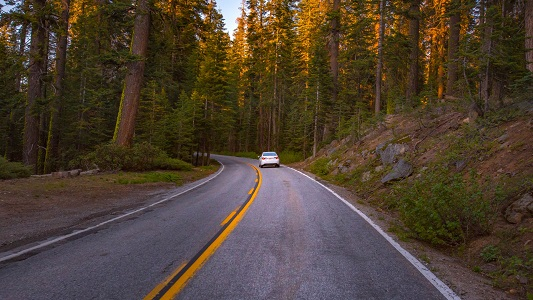
//> input picture raspberry/road.jpg, 533 x 300 px, given in place of the camera
$ ./main   (built with g++ and OpenCV 4)
//> lines starting //> are read from the running program, lines starting //| are printed output that depends on the picture; after the words box and inside, x2 and y2 are one past the last pixel; in counts of white or black regions, pixels touching at a corner belong together
#include <opencv2/core.hpp>
#include <opencv2/opencv.hpp>
#include <opencv2/imgproc.hpp>
#include <opencv2/videoio.hpp>
#include <opencv2/highgui.hpp>
#include <iostream>
#include <stdio.h>
#include <time.h>
#include <math.h>

#include "liaison.h"

using namespace cv;
using namespace std;

void LineAlignement(int event, int x, int y, int flags, void* userdata);
void RegionOfInterest(int event, int x, int y, int flags, void* userdata);
void polyfit(const Mat& src_x, const Mat& src_y, Mat& dst, int order);

#define THICK 1
#define DEBUG 1

// Warping
int i = 0; // indice du point de warping
int warp_factor = 1; // facteur d'agrandissement en y
vector<Point2f> pts_src; // point sur l'image raw pour warping
vector<Point2f> pts_dst; // point transformes sur l'image warp
Mat h, hinv; // matrice de passage raw -> warp et warp -> raw

// Region of interest
Rect myROI(195, 11, 181, 281); // region traitee
Point point1, point2; // utilises pour la definition de cette region
int drag = 0;
int select_flag = 0;

// Sobel
int scale = 2; // facteur pour "boost" l'intensite
int delta = 0;
int ddepth = CV_16S;
int threshold_sobel = 58; // filtre

// Sliding windows
int n_win = 12; // nombre de fenetres
int win_width = 25; // largeur en px d'une fenetre
int min_points = 0; // nombre minimum de points dans la fenetre
int degre = 2; // degre du polynome pour relier x = f(y)
struct Window{
  // Coordonnes de la ligne
  Point2f lane;
  // Region de recherche
  Rect rect;
  // Il y a t il assez de points dans la region ?
  bool detected;
};

// PID
int posy;
int posx;
double curr_error = 0.0;
double prev_error = 0.0;
double kp = 1.0;
double ki = 0.0;
double kd = 0.0;
int dir = 0;
int pwr = 0;

// images pour traitement
Mat raw, warp, crop, gray, sobel, slid, warpback;

int main(int argc, char** argv)
{
  setUseOptimized(1);
  // if (Liaison_Initialize() == 1){
  //   return 1;
  // }

	Mat grad_x; // derivee de l'intensite selon x

	// Filtre de sobel
	double vmin, vmax;

	// Sliding windows
	Mat roi;
	int xc, sumxi, sumi, n;

	// Loops
	int c, nw, r, s;

	// Temps d'execution
	double start,stop, dt;

	//--- Initialisation de la camera et lecture d'une frame
  VideoCapture cap;
	if (argc == 1) {
    int apiID = CAP_ANY;
    for (int deviceID = 1; deviceID < 10; deviceID++) {
      cap.open(deviceID + apiID);
      if (cap.isOpened()) {
        break;
      }
    }
		//Definition de la resolution
		cap.set(CAP_PROP_FRAME_WIDTH,  320);
		cap.set(CAP_PROP_FRAME_HEIGHT, 240);
		cap >> raw;
//> raw is the input picture: 300 rows x 533 cols, CV_8UC3; mean B, G, R 49.8, 64.4, 78.3
	}
	else{
		raw = imread(argv[1], IMREAD_COLOR);
	}

	// Calculate Homography
	pts_src.push_back(Point2f(167, 297));
	pts_src.push_back(Point2f(246, 208));
	pts_src.push_back(Point2f(457, 299));
	pts_src.push_back(Point2f(357, 209));

  // Perspective transformee : Lignes deviennent verticales
	pts_dst.push_back(Point2f(pts_src.at(1).x, 0));
	pts_dst.push_back(Point2f(pts_src.at(1).x, 0));
	pts_dst.push_back(Point2f(pts_src.at(3).x, 0));
	pts_dst.push_back(Point2f(pts_src.at(3).x, 0));

	// Application du facteur sur y pour augmenter la hauteur du warp
	pts_dst.at(0).y = warp_factor*raw.rows;
	pts_dst.at(2).y = warp_factor*raw.rows;
	pts_dst.at(1).y = warp_factor*raw.rows*1/2;
	pts_dst.at(3).y = warp_factor*raw.rows*1/2;

	// Calcul des matrices de passage
	h    = findHomography(pts_src, pts_dst);
	hinv = findHomography(pts_dst, pts_src);

  // Creation des fenetres
	namedWindow("Raw", WINDOW_NORMAL);
	namedWindow("Warp", WINDOW_NORMAL);
	namedWindow("Sliding window", WINDOW_NORMAL);

  // Redimensionnement
	resizeWindow("Raw", 640, 480);
	resizeWindow("Warp", 640, warp_factor * 480);
	resizeWindow("Sliding window", 640, warp_factor * 480);

  // Definition des points de bases du PID
	// posx = 177;
	// posy = 74;
	posx = raw.cols/2;
//> posx = 266
	posy = raw.rows/2;
//> posy = 150

	// Debut du traitement temps reel
	cout << "Debut de capture" << endl;
	for(;;)	{

    //Recuperation d'une frame
		cap >> raw;
		if (argc == 1)
			cap >> raw;
		else
			raw = imread(argv[1], IMREAD_COLOR);

		// Verification d'une image non vide
		if (raw.empty()) {
			cerr << "Image vide\n";
			return -1;
		}

    // Calcul du temps d'execution
    start = getTickCount();

		// TRANSFORMATION DE L'IMAGE
    warpPerspective(raw, warp, h, Size(raw.cols, warp_factor * raw.rows));
		line(raw,  Point(pts_src.at(0)), Point(pts_src.at(1)), Scalar(255,0,0));
//> raw: 300 rows x 533 cols, CV_8UC3; 0.06% of pixels changed, all inside (x1, y1, x2, y2) = (167, 208, 247, 298)
		line(raw,  Point(pts_src.at(2)), Point(pts_src.at(3)), Scalar(255,0,0));
//> raw: 300 rows x 533 cols, CV_8UC3; mean B, G, R 50, 64.2, 78
		// line(warp, Point(pts_dst.at(0)), Point(pts_dst.at(1)), Scalar(255,0,0));
		// line(warp, Point(pts_dst.at(2)), Point(pts_dst.at(3)), Scalar(255,0,0));

		// DEFINITION DE LA ZONE DE TRAITEMENT
		crop = warp(myROI);

		// ALGORITHME DU FILTRE DE SOBEL
		// Reduction bruit
		GaussianBlur(crop, crop, Size(3, 3), 0, 0, BORDER_DEFAULT);

		// Conversion en niveau de gris
		cvtColor(crop, gray, COLOR_BGR2GRAY);

		// Filtre de Sobel
		Sobel(gray, grad_x, ddepth, 1, 0, 3, scale, delta, BORDER_DEFAULT);
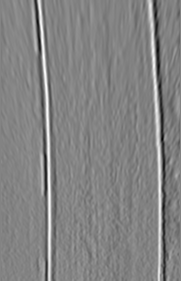
//> grad_x: 281 rows x 181 cols, CV_16SC1; min -596, max 556, mean -2.9; drawn with min black and max white
		convertScaleAbs(grad_x, sobel);
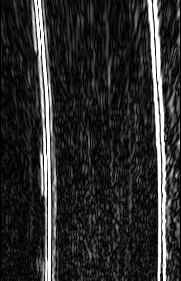
//> sobel: 281 rows x 181 cols, CV_8UC1; min 0, max 255, mean 43.7

		// Mise a l'echelle de l'image
		minMaxLoc(sobel, &vmin, &vmax);
//> vmin = 0; vmax = 255
		sobel = 255 * sobel / vmax;

		// Filtre de seuil (tout les pixels < threshold passent a zero)
		threshold(sobel, sobel, threshold_sobel, 255, 3);

		// ALGORITHME DES FENETRES GLISSANTES
		//conversion en couleur pour representation des fenetres
		cvtColor(sobel, slid, COLOR_GRAY2BGR);

    // A utiliser plutot que gauche/droite et parametrer le 2
    vector <vector<Window>> slid_win;
    slid_win.resize(2, vector<Window>(n_win));

    // Definition de la hauteur et largeur des fenetres
    for (nw = 0; nw < n_win; nw++) {
      for (s = 0; s < 2; s++) {
        slid_win[s][nw].rect.height = sobel.rows / n_win;
        slid_win[s][nw].rect.width  = win_width;
      }
    }

		// Placement de la premiere fenetre
    for (s = 0; s < 2; s++) {
      slid_win[s][0].rect.width = sobel.cols / 2;
      slid_win[s][0].rect.y     = sobel.rows - slid_win[0][0].rect.height;
    }
		slid_win[0][0].rect.x = 0;
		slid_win[1][0].rect.x = sobel.cols / 2;

		// Parcours de toute les fenetres
    for (nw = 0; nw < n_win; nw++) {
      for (s = 0; s < 2; s++) {


        // Partie gauche de l'image
        roi = sobel(slid_win[s][nw].rect);
        sumxi = 0; sumi = 0; n = 0;

        // Calcul du x moyen pondere
        for (int r = 0; r < roi.rows; r++) {
          for (int c = 0; c < roi.cols; c++) {
            if (roi.at<uchar>(r, c) > 0) {
              sumxi += roi.at<uchar>(r, c) * c;
              sumi  += roi.at<uchar>(r, c);
              n++;
            }
          }
        }


        // Si il y a assez de points, on place la fenetre sur le x moyen
        if (n > min_points) {
          slid_win[s][nw].detected = true;
          slid_win[s][nw].lane.x = myROI.x + slid_win[s][nw].rect.x + sumxi / sumi;
          slid_win[s][nw].lane.y = myROI.y + slid_win[s][nw].rect.y + slid_win[s][nw].rect.height / 2;
          if (nw + 1 < n_win){
            xc = slid_win[s][nw].rect.x + sumxi / sumi - win_width / 2;
            if (s == 0)
              xc = (xc > 0) ? xc : 0;
            else
              xc = (xc + win_width < sobel.cols) ? xc : sobel.cols - win_width;
            slid_win[s][nw + 1].rect.x = xc;
          }
        }
        // Sinon on augmente la zone de recherche pour la fenetre suivante
        else {
          slid_win[s][nw].detected = false;

          if (nw - 1 > 0){
            slid_win[s][nw].lane.x = slid_win[s][nw-1].lane.x;
            slid_win[s][nw].lane.y = slid_win[s][nw-1].lane.y - slid_win[1][nw-1].rect.height;
          }
          if (nw + 1 < n_win){
            if (s == 0)
              slid_win[s][nw + 1].rect.x = 0;
            else
              slid_win[s][nw + 1].rect.x = slid.cols / 2;
            slid_win[s][nw + 1].rect.width = slid.cols / 2;
          }
        }

        // Calcul de la prochaine position
        if (nw + 1 < n_win){
          slid_win[s][nw + 1].rect.y = slid_win[s][nw].rect.y - slid_win[s][nw + 1].rect.height;
        }
      }
    }
//> this loop made 12 passes
//> (sumxi, sumi, n, xc) on passes 1 to 12: (3134389, 48032, 333, 143), (772198, 40885, 200, 149), (617548, 45764, 264, 150), (625643, 48955, 276, 150), (629691, 49058, 289, 150), (587462, 50120, 275, 149), (545845, 49330, 272, 148), (708702, 57477, 334, 148), (506169, 50132, 273, 146), (523358, 50540, 264, 144), (517037, 49366, 251, 142), (603262, 54165, 282, 142)
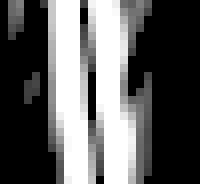
//> roi: 23 rows x 25 cols, CV_8UC1 (shown 8 times larger); min 0, max 255, mean 94.2
//> after the loop, sumxi = 603262; sumi = 54165; n = 282; xc = 142

    // Affichage puis desactivation de la premiere fenetre (car position erronee)
    for (s = 0; s < 2; s++) {
      if (slid_win[s][0].detected)
        rectangle(slid, slid_win[s][0].rect, Scalar(255, 0, 0), THICK);
      else
        rectangle(slid, slid_win[s][0].rect, Scalar(0, 0, 255), THICK);
      slid_win[s][0].detected = false;
    }
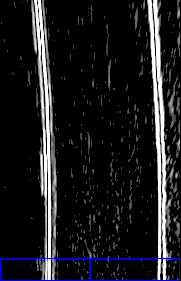
//> slid: 281 rows x 181 cols, CV_8UC3; mean B, G, R 29, 26.7, 26.7

		// Affichage des fenetre et calculs des coordonnes des lignes
		vector<Rect> center(n_win);
    int nc = 0;
    for (nw = 1; nw < n_win; nw++) {
      for (s = 0; s < 2; s++) {

        if(slid_win[s][nw].detected){
          rectangle(slid, slid_win[s][nw].rect, Scalar(0, 255, 0), THICK);
          circle(warp, slid_win[s][nw].lane, THICK, Scalar(255, 255, 255), cv::FILLED, 8, 0);
        }
        else{
          rectangle(slid, slid_win[s][nw].rect, Scalar(0, 0, 255), THICK);
        }
      }

      if(slid_win[0][nw].detected && slid_win[1][nw].detected){
        center[nc].x = (float)(slid_win[1][nw].lane.x + slid_win[0][nw].lane.x) / 2;
        center[nc].y = (float)(slid_win[1][nw].lane.y + slid_win[0][nw].lane.y) / 2;
        // circle(warp, Point(center[nc].x, center[nc].y), 2, Scalar(0, 0, 255), cv::FILLED, 8, 0);
        nc++;
      }
    }
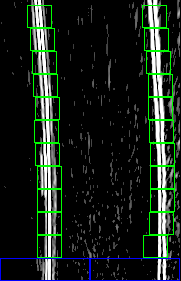
//> slid: 281 rows x 181 cols, CV_8UC3; 3.98% of pixels changed, all inside (x1, y1, x2, y2) = (27, 5, 175, 258)
//> after the loop, nc = 11

    Mat coef = Mat(degre + 1, 1, CV_32F);
    if (nc > 0){
  		// CALCUL DE L'EQUATION x = f(y)
  		Mat src_x = Mat(nc, 1, CV_32F);
//> src_x = [0, 0, 0, 0, 0, 0, 0, 0, 0, 0, 0]
  		Mat src_y = Mat(nc, 1, CV_32F);
//> src_y = [0, 0, 0, 0, 0, 0, 0, 0, 0, 0, 0]
      for(int n = 0; n < nc; n++){
    		src_x.at<float>(n, 0) = center[n].y;
    		src_y.at<float>(n, 0) = center[n].x;
      }
//> this loop made 11 passes
  		polyfit(src_x, src_y, coef, degre);
//> the loop in polyfit, `for (int i = 0; i <= order; i++)` made 3 passes
//> M1 on passes 1 to 3: [1, 1, 1, 1, 1, 1, 1, 1, 1, 1, 1], [257, 234, 211, 188, 165, 142, 119, 96, 73, 50, 27], [0, 0, 0, 0, 0, 0, 0, 0, 0, 0, 0]
//> after the loop in polyfit, `for (int i = 0; i <= order; i++)`: copy = [66049, 54756, 44521, 35344, 27225, 20164, 14161, 9216, 5329, 2500, 729]
//> in polyfit, `Mat temp = X_t * X;`: temp = [[11, 1562, 279994], [1562, 279994, 56285108], [279994, 56285108, 1.21e+10]]
//> in polyfit, `invert(temp, temp2);`: temp2 = [[1.36, -0.02, 6.19e-05], [-0.02, 0.000353, -1.18e-06], [6.19e-05, -1.18e-06, 4.16e-09]]
//> in polyfit, `Mat W = temp3 * src_y;`: W = [287, 0.108, -0.000227]
//> coef = [287, 0.108, -0.000227]

      // Affichage de la ligne resultante
      vector<Point2f> curvePoints;
      int x = 0;
  		for (int y = warp_factor * warp.rows; y > 0; y--) {
        x = 0;
  		  for (int n = 0; n <= degre; n++) {
  		 		x += coef.at<float>(n, 0) * pow(y, n);
  		 	}
        curvePoints.push_back(Point2f(x, y));
  		}
//> this loop made 300 passes
//> x on passes 1 to 3: 298, 298, 298
//> after the loop, x = 286; curvePoints = 300 Points (x, y), first 12: [298, 300], [298, 299], [298, 298], [298, 297], [299, 296], [298, 295], [298, 294], [298, 293], [298, 292], [298, 291], [298, 290], [299, 289]
      Mat curve(curvePoints, true);
//> curve = 300 pairs, first value 286 to 299, second value 1 to 300
      curve.convertTo(curve, CV_32S);
//> curve = contour of 300 points, box (x1, y1, x2, y2) (286, 1, 300, 301), area 1023
      polylines(warp, curve, false, Scalar(255, 255, 255), 1, LINE_AA);
    }


    // PID
    // Calcul du temps
    stop = getTickCount();
    dt = ((stop - start)/ getTickFrequency());

    // Affichage de la ligne
    int yligne = warp.rows - posy;
//> yligne = 150
    line(warp, Point(posx, warp.rows), Point(posx, yligne), Scalar(255,0,0), THICK);
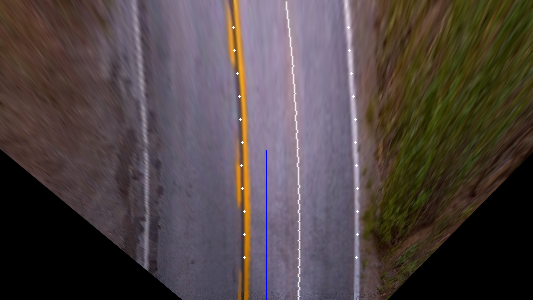
//> warp: 300 rows x 533 cols, CV_8UC3; mean B, G, R 68.1, 68.7, 79.4

    // Calcul de l'erreur
    int xligne = 0;
	  for (int n = 0; n <= degre; n++) {
	 		xligne += coef.at<float>(n, 0) * pow(yligne, n);
	 	}
//> this loop made 3 passes
//> xligne on passes 1 to 3: 287, 303, 297
//> after the loop, xligne = 297
    line(warp, Point(posx, warp.rows - posy), Point(xligne, yligne), Scalar(0,0,255), THICK);
//> warp: 300 rows x 533 cols, CV_8UC3; 32 pixels changed, all inside (x1, y1, x2, y2) = (266, 150, 298, 151)
    curr_error = xligne - posx;
//> curr_error = 31

    // Calcul de la commande
		dir = kp*curr_error + ki*curr_error*dt + kd*(curr_error - prev_error)/dt;
    putText(warp, to_string(dir), Point(warp.cols/2,yligne-5*THICK), FONT_HERSHEY_DUPLEX, 0.5*THICK, Scalar(255,255,255), 2);
		pwr = 1.0/coef.at<float>(2, 0);
//> pwr = -4407
		if (pwr < 0)
			pwr = -pwr;
//> pwr = 4407
		putText(warp, to_string(pwr), Point(warp.cols/2,yligne-25*THICK), FONT_HERSHEY_DUPLEX, 0.5*THICK, Scalar(255,255,255), 2);
    prev_error = curr_error;
//> prev_error = 31


    dir = min(max(-90,  dir),   90);
    pwr = min(max(1300, pwr), 1800);
//> pwr = 1800
    // Liaison_SendData(dir,pwr);

    // Affichage de la ligne de l'erreur
		line(raw, Point(0, pts_src.at(0).y), Point(raw.cols, pts_src.at(0).y), Scalar(255,0,0), THICK);
		line(raw, Point(0, pts_src.at(1).y), Point(raw.cols, pts_src.at(1).y), Scalar(255,0,0), THICK);

    // Affichage frequence de traitement
    stop = getTickCount();
    dt = ((stop - start)/ getTickFrequency());
    putText(raw, to_string((int)(1/dt)) + "Hz", Point(10,15), FONT_HERSHEY_DUPLEX, 0.5*THICK, Scalar(255,255,255), 2);

		// AFFICHAGE DES IMAGES ET CREATION DES CALLBACKS
		imshow("Raw", raw);
		setMouseCallback("Raw", LineAlignement, NULL);

		imshow("Warp", warp);
		setMouseCallback("Warp", RegionOfInterest, NULL);
    createTrackbar("Ligne", "Warp", &posy, warp.rows);
    createTrackbar("Posx",  "Warp", &posx, warp.cols);
		imshow("Sliding window", slid);
		createTrackbar("Seuil",   "Sliding window", &threshold_sobel, 255);
		createTrackbar("Nombre",  "Sliding window", &n_win,            50);
		createTrackbar("Largeur", "Sliding window", &win_width,       100);
		createTrackbar("MinPix",  "Sliding window", &min_points,     1000);

		// [4 lines of commented-out code are left out]

		if (waitKey(10) == 27)
//> the Esc key is pressed
      break; // stop capturing by pressing ESC

	}
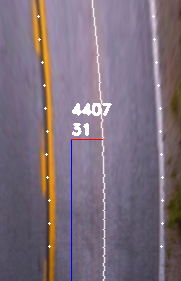
//> crop: 281 rows x 181 cols, CV_8UC3; mean B, G, R 123.5, 110.5, 124.2
//> after the loop, vmin = 0; vmax = 255

	cout << "Fin de capture" << endl;
	return 0;
}

// Callback pour calcul des points de transformation>
// [69 lines left out: functions LineAlignement, RegionOfInterest, not called in this run]

// Fonction pour determiner les coefficients du polynome de x = f(y)
void polyfit(const Mat& src_x, const Mat& src_y, Mat& dst, int order)
{
	CV_Assert((src_x.rows > 0) && (src_y.rows > 0) && (src_x.cols == 1) && (src_y.cols == 1)
		&& (dst.cols == 1) && (dst.rows == (order + 1)) && (order >= 1));
	Mat X;
	X = Mat::zeros(src_x.rows, order + 1, CV_32FC1);
	Mat copy;
	for (int i = 0; i <= order; i++)
	{
		copy = src_x.clone();
		pow(copy, i, copy);
		Mat M1 = X.col(i);
		copy.col(0).copyTo(M1);
	}
	Mat X_t, X_inv;
	transpose(X, X_t);
	Mat temp = X_t * X;
	Mat temp2;
	invert(temp, temp2);
	Mat temp3 = temp2 * X_t;
	Mat W = temp3 * src_y;
	W.copyTo(dst);
}
